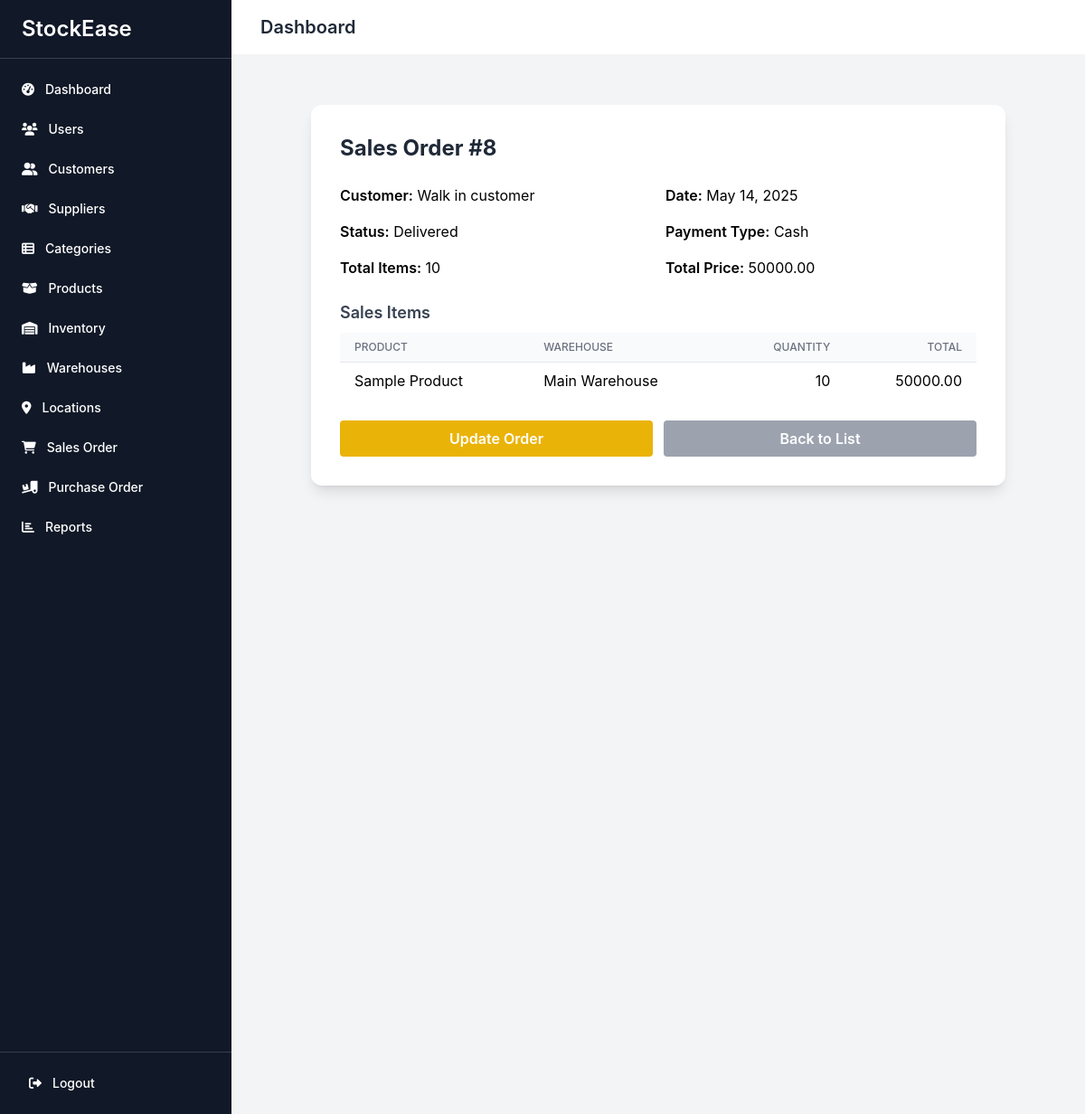
Screenshot of /salesorders/8/ (signed in) with the database file from the repository.
### core/models.py (models this page shows, shortened)
class SalesOrder(models.Model):
    date = models.DateField()
    customer = models.ForeignKey(Customer, on_delete=models.CASCADE)
    DELIVERY_STATUS_CHOICES = [
        ('PENDING', 'Pending'),
        ('DELIVERED', 'Delivered'),
        ('CANCELLED', 'Cancelled'),
    ]
    PAYMENT_CHOICES = [
        ('CASH', 'Cash'),
        ('CHEQUE', 'Cheque'),
        ('BANK_TRANSFER', 'Bank Transfer'),
        ('MOBILE_PAYMENT', 'Mobile Payment'),
        ('OTHER', 'Other'),
    ]
    status = models.CharField(max_length=100, choices=DELIVERY_STATUS_CHOICES, default='PENDING')
    totalPrice = models.DecimalField(max_digits=12, decimal_places=2, default=0, editable=False)
    createdBy = models.ForeignKey(User, on_delete=models.SET_NULL, null=True)
    totalItems = models.PositiveIntegerField(default=0, editable=False)
    paymentType = models.CharField(max_length=100, choices=PAYMENT_CHOICES, default='CASH')

class Customer(models.Model):
    email = models.EmailField(max_length=255, unique=True)
    name = models.CharField(max_length=255, default='Walk in customer')
    telephone = models.CharField(max_length=11)
    address_street = models.CharField(max_length=255)
    address_city = models.CharField(max_length=255)
    address_postcode = models.CharField(max_length=20)

class SalesItem(models.Model):
    salesOrder = models.ForeignKey(SalesOrder, on_delete=models.CASCADE)
    product = models.ForeignKey(Product, on_delete=models.CASCADE)
    warehouse = models.ForeignKey(
        Warehouse,
        on_delete=models.CASCADE,
        null=True,  # Must remain nullable for pre-save assignment
        help_text="The warehouse from which this product will be shipped"
    )
    quantity = models.PositiveIntegerField()
    totalAmount = models.DecimalField(max_digits=12, decimal_places=2, editable=False)
    def save(self, *args, **kwargs):
        if not self.warehouse:
            inventory = Inventory.objects.filter(product=self.product, quantityAvailable__gte=self.quantity).first()
            if not inventory:
                raise ValueError(f"No warehouse with sufficient inventory for {self.product.name}")
            self.warehouse = inventory.warehouse
        self.totalAmount = self.product.sellingPrice * self.quantity
        inventory = Inventory.objects.filter(
            product=self.product,
            warehouse=self.warehouse
        ).first()
        if inventory is None or inventory.quantityAvailable < self.quantity:
            raise ValueError(f"Insufficient inventory for {self.product.name} in {self.warehouse.name}")
        super().save(*args, **kwargs)
        inventory.quantityAvailable -= self.quantity
        inventory.save()
        if self.salesOrder:
            self.salesOrder.update_totals()

class Product(models.Model):
    barCode = models.CharField(max_length=255, unique=True)
    name = models.CharField(max_length=255)
    description = models.TextField()
    category = models.ForeignKey(Category, on_delete=models.CASCADE)
    expiryDate = models.DateField(null=True, blank=True)
    averageCostPrice = models.DecimalField(
        max_digits=10,
        decimal_places=2,
        default=0,
        help_text="Average cost price of the product"
    )
    sellingPrice = models.DecimalField(max_digits=10, decimal_places=2)
    packedWeight = models.FloatField(blank=True, null=True)
    packedHeight = models.FloatField(blank=True, null=True)
    packedWidth = models.FloatField(blank=True, null=True)
    packedDepth = models.FloatField(blank=True, null=True)
    refrigerated = models.BooleanField(default=False)
    warehouses = models.ManyToManyField('Warehouse', through='Inventory')

class Warehouse(models.Model):
    name = models.CharField(max_length=255)
    isRefrigerated = models.BooleanField(default=False)
    location = models.ForeignKey(Location, on_delete=models.CASCADE, related_name='warehouses')

### core/views.py (the view)
# urls.py: path('salesorders/<int:pk>/', views.salesorder_detail, name='salesorder_detail'),
@login_required
@user_passes_test(is_admin)
def salesorder_detail(request, pk):
    order = get_object_or_404(SalesOrder, pk=pk)
    return render(request, 'core/salesorder_detail.html', {'order': order})

### core/views.py (called while the page is built)
def is_admin(user):
    return user.is_authenticated and user.role == 'administrator'

### core/templates/core/salesorder_detail.html (shortened to what this page needs)
{% extends 'core/base.html' %}
{% load static %}
{% block content %}
<div class="min-h-screen bg-gray-100 py-8">
  <div class="max-w-3xl mx-auto bg-white rounded-xl shadow-lg p-8">
    <h2 class="text-2xl font-bold text-gray-800 mb-6">Sales Order #{{ order.id }}</h2>
    <div class="mb-4 grid grid-cols-1 md:grid-cols-2 gap-4">
      <div><span class="font-semibold">Customer:</span> {{ order.customer.name }}</div>
      <div><span class="font-semibold">Date:</span> {{ order.date }}</div>
      <div><span class="font-semibold">Status:</span> {{ order.get_status_display }}</div>
      <div><span class="font-semibold">Payment Type:</span> {{ order.get_paymentType_display }}</div>
      <div><span class="font-semibold">Total Items:</span> {{ order.totalItems }}</div>
      <div><span class="font-semibold">Total Price:</span> {{ order.totalPrice }}</div>
    </div>
    <h3 class="text-lg font-semibold text-gray-700 mb-2 mt-6">Sales Items</h3>
    <div class="overflow-x-auto">
      <table class="min-w-full divide-y divide-gray-200">
        <thead class="bg-gray-50">
          <tr>
            <th class="px-4 py-2 text-left text-xs font-medium text-gray-500 uppercase">Product</th>
            <th class="px-4 py-2 text-left text-xs font-medium text-gray-500 uppercase">Warehouse</th>
            <th class="px-4 py-2 text-right text-xs font-medium text-gray-500 uppercase">Quantity</th>
            <th class="px-4 py-2 text-right text-xs font-medium text-gray-500 uppercase">Total</th>
          </tr>
        </thead>
        <tbody class="bg-white divide-y divide-gray-100">
          {% for item in order.salesitem_set.all %}
          <tr>
            <td class="px-4 py-2">{{ item.product.name }}</td>
            <td class="px-4 py-2">{{ item.warehouse.name }}</td>
            <td class="px-4 py-2 text-right">{{ item.quantity }}</td>
            <td class="px-4 py-2 text-right">{{ item.totalAmount }}</td>
          </tr>
          {% empty %}
          <tr><td colspan="4" class="text-center py-4 text-gray-500">No items found.</td></tr>
          {% endfor %}
        </tbody>
      </table>
    </div>
    <div class="flex gap-3 pt-6">
      <a href="#" class="w-1/2 py-2 px-4 bg-yellow-500 hover:bg-yellow-600 text-white font-semibold rounded text-center transition">Update Order</a>
      <a href="{% url 'salesorder_list' %}" class="w-1/2 py-2 px-4 bg-gray-400 hover:bg-gray-500 text-white font-semibold rounded text-center transition">Back to List</a>
    </div>
  </div>
</div>
{% endblock %}

### rows the page displays
SalesOrder: id "8", customer.name "Walk in customer", date "May 14, 2025", status "Delivered", paymentType "Cash", totalItems "10", totalPrice "50000.00"
SalesItem: product.name "Sample Product", warehouse.name "Main Warehouse", quantity "10", totalAmount "50000.00"
